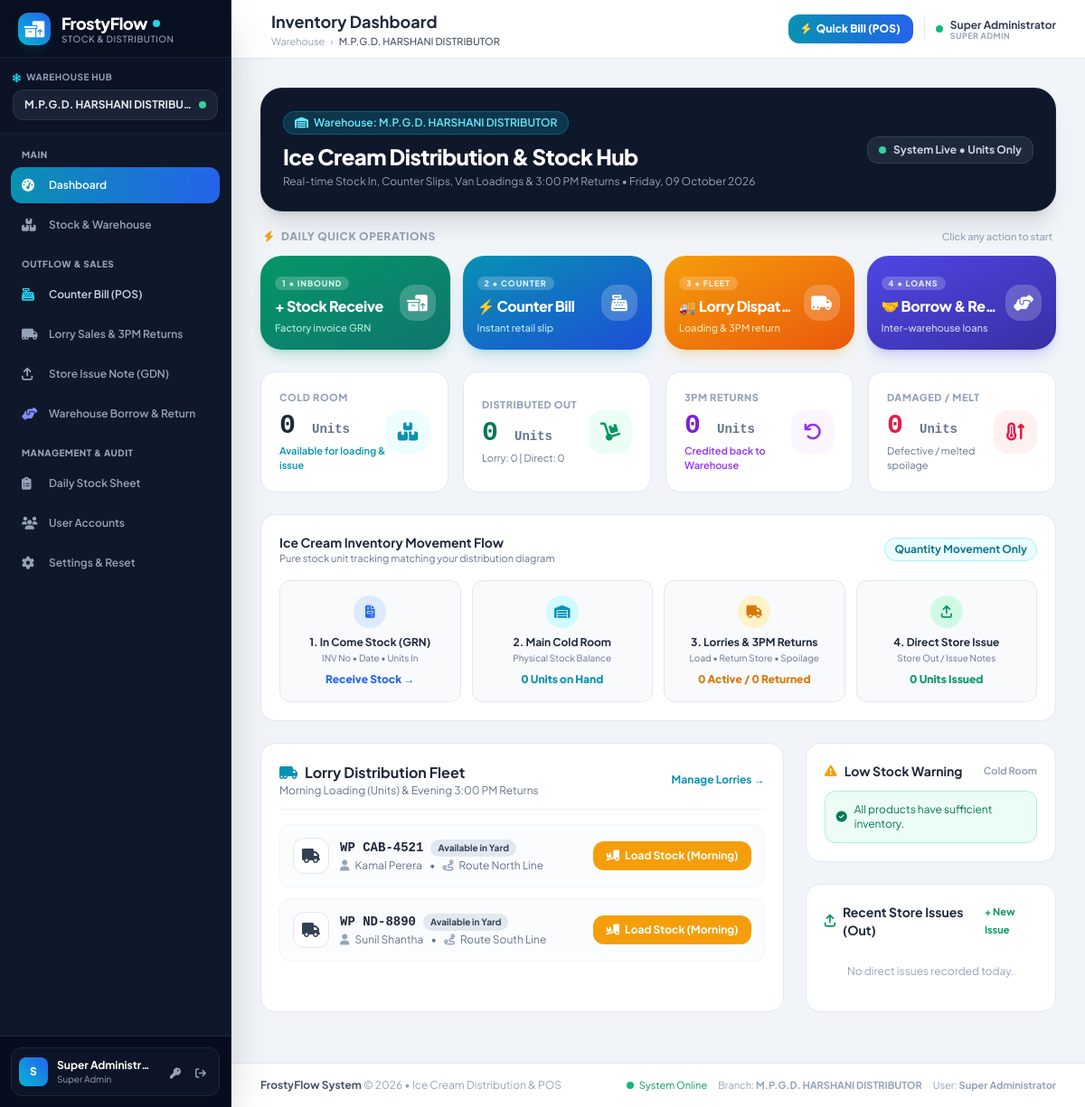
/dashboard.php (signed in), run on the app's committed database.
### tables this page shows
CREATE TABLE IF NOT EXISTS `branches` (
    `id` INT AUTO_INCREMENT PRIMARY KEY,
    `name` VARCHAR(100) NOT NULL,
    `code` VARCHAR(20) NOT NULL UNIQUE,
    `address` VARCHAR(255) NULL,
    `phone` VARCHAR(50) NULL,
    `created_at` TIMESTAMP DEFAULT CURRENT_TIMESTAMP
);

CREATE TABLE IF NOT EXISTS `lorries` (
    `id` INT AUTO_INCREMENT PRIMARY KEY,
    `branch_id` INT NOT NULL,
    `plate_no` VARCHAR(50) NOT NULL UNIQUE,
    `driver_name` VARCHAR(100) NOT NULL,
    `contact_no` VARCHAR(50) NULL,
    `route_name` VARCHAR(100) NULL,
    `status` ENUM('available', 'on_route', 'maintenance') DEFAULT 'available',
    `created_at` TIMESTAMP DEFAULT CURRENT_TIMESTAMP
);

### dashboard.php (the view, shortened to what the rows shown need)
<?php
$pageTitle = "Inventory Dashboard";
require_once __DIR__ . '/config/auth.php';
$user = currentUser();
$branchId = $user['branch_id'];
$today = date('Y-m-d');
$stmt = $pdo->prepare("SELECT l.*,
    (SELECT ld.status FROM lorry_dispatches ld WHERE ld.lorry_id = l.id AND ld.dispatch_date = ? ORDER BY ld.id DESC LIMIT 1) as today_status,
    (SELECT ld.id FROM lorry_dispatches ld WHERE ld.lorry_id = l.id AND ld.dispatch_date = ? ORDER BY ld.id DESC LIMIT 1) as active_dispatch_id,
    (SELECT ld.total_loaded_qty FROM lorry_dispatches ld WHERE ld.lorry_id = l.id AND ld.dispatch_date = ? ORDER BY ld.id DESC LIMIT 1) as today_loaded
    FROM lorries l WHERE l.branch_id = ? ORDER BY l.id ASC");
$stmt->execute([$today, $today, $today, $branchId]);
$branchLorries = $stmt->fetchAll();
require_once __DIR__ . '/includes/header.php';
?>
<div class="mb-5 bg-gradient-to-r from-slate-900 via-slate-850 to-slate-900 border border-slate-800 rounded-3xl p-5 sm:p-6 text-white shadow-xl relative overflow-hidden">
    <div class="flex flex-col sm:flex-row sm:items-center sm:justify-between gap-3 relative z-10">
        <div>
            <div class="inline-flex items-center gap-1.5 px-3 py-1 rounded-full bg-cyan-500/20 text-cyan-300 border border-cyan-500/30 text-xs font-semibold mb-2">
                <i class="fa-solid fa-warehouse"></i> Warehouse: <?= htmlspecialchars($user['branch_name']) ?>
            </div>
            <h1 class="text-xl sm:text-2xl font-black tracking-tight text-white">Ice Cream Distribution & Stock Hub</h1>
            <p class="text-slate-400 text-xs mt-1">Real-time Stock In, Counter Slips, Van Loadings & 3:00 PM Returns &bull; <?= date('l, d F Y') ?></p>
        </div>
    </div>
</div>
<div class="mb-6">
    <div class="flex items-center justify-between mb-3 px-1">
        <h2 class="text-xs font-black uppercase tracking-wider text-slate-400 flex items-center">
            <i class="fa-solid fa-bolt text-amber-500 mr-2"></i> Daily Quick Operations
        </h2>
    </div>
</div>
<div class="grid grid-cols-1 lg:grid-cols-3 gap-6 mb-6">
    <div class="lg:col-span-2 bg-white rounded-2xl p-5 border border-slate-200 shadow-xs">
        <div class="space-y-3">
            <?php if (empty($branchLorries)): ?>
                <div class="text-center py-6 text-slate-400 text-xs">No lorries registered yet. Go to Lorries page to register vehicles.</div>
            <?php else: ?>
                <?php foreach ($branchLorries as $lorry): ?>
                    <div class="flex flex-col sm:flex-row sm:items-center justify-between p-3.5 rounded-xl border border-slate-100 hover:border-slate-300 hover:shadow-xs transition-all bg-slate-50/50 gap-3">
                        <div class="flex items-center space-x-3">
                            <div class="w-10 h-10 rounded-xl bg-white border border-slate-200 flex items-center justify-center text-slate-700 shadow-xs">
                                <i class="fa-solid fa-truck text-base"></i>
                            </div>
                            <div>
                                <div class="flex items-center gap-2">
                                    <span class="font-extrabold text-sm text-slate-800 font-mono"><?= htmlspecialchars($lorry['plate_no']) ?></span>
                                    <?php if ($lorry['today_status'] === 'dispatched'): ?>
                                        <span class="px-2 py-0.5 text-[10px] font-bold rounded-full bg-amber-100 text-amber-800 border border-amber-200 flex items-center">
                                            <span class="w-1.5 h-1.5 rounded-full bg-amber-500 mr-1 animate-pulse"></span> On Route (<?= $lorry['today_loaded'] ?> Units)
                                        </span>
                                    <?php elseif ($lorry['today_status'] === 'settled'): ?>
                                        <span class="px-2 py-0.5 text-[10px] font-bold rounded-full bg-emerald-100 text-emerald-800 border border-emerald-200">
                                            <i class="fa-solid fa-check mr-1"></i> Returned & Settled
                                        </span>
                                    <?php else: ?>
                                        <span class="px-2 py-0.5 text-[10px] font-bold rounded-full bg-slate-200 text-slate-700">
                                            Available in Yard
                                        </span>
                                    <?php endif; ?>
                                </div>
                                <div class="text-xs text-slate-500 mt-0.5">
                                    <span><i class="fa-solid fa-user text-slate-400 mr-1"></i> <?= htmlspecialchars($lorry['driver_name']) ?></span>
                                    <span class="mx-1.5">&bull;</span>
                                    <span><i class="fa-solid fa-route text-slate-400 mr-1"></i> <?= htmlspecialchars($lorry['route_name'] ?: 'Distribution Route') ?></span>
                                </div>
                            </div>
                        </div>
                        <div class="flex items-center gap-2 sm:self-center">
                            <?php if ($lorry['today_status'] === 'dispatched'): ?>
                                <a href="lorry.php?action=settle&dispatch_id=<?= $lorry['active_dispatch_id'] ?>" class="px-3.5 py-2 bg-rose-600 hover:bg-rose-700 text-white rounded-xl text-xs font-bold shadow-xs">
                                    <i class="fa-solid fa-clock-rotate-left mr-1"></i> 3:00 PM Returns
                                </a>
                            <?php elseif ($lorry['today_status'] === 'settled'): ?>
                                <a href="lorry.php?view_dispatch=<?= $lorry['active_dispatch_id'] ?>" class="px-3 py-1.5 bg-slate-200 hover:bg-slate-300 text-slate-700 rounded-lg text-xs font-bold">
                                    View Return Sheet
                                </a>
                            <?php else: ?>
                                <a href="lorry.php?action=new_dispatch&lorry_id=<?= $lorry['id'] ?>" class="px-3.5 py-2 bg-amber-500 hover:bg-amber-600 text-white rounded-xl text-xs font-bold shadow-xs">
                                    <i class="fa-solid fa-truck-ramp-box mr-1"></i> Load Stock (Morning)
                                </a>
                            <?php endif; ?>
                        </div>
                    </div>
                <?php endforeach; ?>
            <?php endif; ?>
        </div>
    </div>
</div>
<?php require_once __DIR__ . '/includes/footer.php'; ?>

### includes/header.php (shortened to what the rows shown need)
<?php
require_once __DIR__ . '/../config/auth.php';
$user = currentUser();
if ($user['role'] === 'super_admin') {
    global $pdo;
    $allBranches = $pdo->query("SELECT id, name, code FROM branches ORDER BY id ASC")->fetchAll();
}
?>
<!DOCTYPE html>
<html lang="en">
<head>
    <script src="https://cdn.tailwindcss.com"></script>
    <link rel="stylesheet" href="https://cdnjs.cloudflare.com/ajax/libs/font-awesome/6.4.0/css/all.min.css">
</head>
<body class="bg-slate-100 text-slate-800 min-h-screen flex flex-col antialiased">
    <aside id="mainSidebar" class="fixed inset-y-0 left-0 z-50 w-64 bg-slate-900 text-slate-200 flex flex-col justify-between transition-transform duration-300 transform -translate-x-full md:translate-x-0 shadow-2xl border-r border-slate-800 no-print">
        <div class="flex flex-col flex-1 overflow-hidden">
            <div class="p-3.5 border-b border-slate-800/60 bg-slate-950/20">
                <div class="text-xs font-bold text-slate-200 bg-slate-800/80 px-3 py-2 rounded-xl border border-slate-700/60 truncate flex items-center justify-between">
                    <span class="truncate"><?= htmlspecialchars($user['branch_name'] ?? 'Main Cold Room Hub') ?></span>
                    <span class="w-2 h-2 rounded-full bg-emerald-400 animate-pulse ml-1.5 shrink-0" title="Operational"></span>
                </div>
            </div>
        </div>
    </aside>
    <div class="md:pl-64 flex flex-col flex-1 min-h-screen print-full-width">
        <header class="bg-white border-b border-slate-200 sticky top-0 z-30 shadow-xs no-print">
            <div class="px-4 sm:px-6 lg:px-8 h-16 flex items-center justify-between">
                <div class="flex items-center space-x-3">
                    <div>
                        <h2 class="text-base sm:text-lg font-bold text-slate-800 leading-tight">
                            <?= isset($pageTitle) ? htmlspecialchars($pageTitle) : 'Overview' ?>
                        </h2>
                        <div class="hidden sm:flex items-center space-x-1.5 text-[11px] text-slate-400">
                            <span>Warehouse</span>
                            <span>&rsaquo;</span>
                            <span class="text-slate-600 font-medium"><?= htmlspecialchars($user['branch_name']) ?></span>
                        </div>
                    </div>
                </div>
            </div>
        </header>
        <main class="flex-1 p-4 sm:p-6 lg:p-8 w-full">

### includes/footer.php (shortened to what the rows shown need)
        </main>
        <footer class="bg-white border-t border-slate-200 mt-auto py-4 text-center text-xs text-slate-400 no-print">
            <div class="px-4 sm:px-6 lg:px-8 flex flex-col sm:flex-row justify-between items-center gap-2">
                <div class="flex items-center space-x-3 text-[11px]">
                    <span>Branch: <strong><?= htmlspecialchars($user['branch_name'] ?? 'Main') ?></strong></span>
                </div>
            </div>
        </footer>
    </div>
</body>
</html>

### data on the page
branches: name "M.P.G.D. HARSHANI DISTRIBU…", name "M.P.G.D. HARSHANI DISTRIBUTOR"
lorries: plate_no "WP CAB-4521", driver_name "Kamal Perera", route_name "Route North Line"
lorries: plate_no "WP ND-8890", driver_name "Sunil Shantha", route_name "Route South Line"

### other printed values
substr($user['name'], 0, 1) "S"
$user['name'] "Super Administr…"
str_replace('_', ' ', $user['role']) "Super Admin"
$pageTitle "Inventory Dashboard"
$user['name'] "Super Administrator"
str_replace('_', ' ', $user['role']) "SUPER ADMIN"
$totalStoreStock "0"
$totalDistributedToday "0"
$lorryStats['lorry_delivered_qty'] "0"
$todayDirectIssueQty "0"
$lorryStats['lorry_returned_qty'] "0"
$lorryStats['lorry_damage_qty'] "0"
$lorryStats['on_route'] "0"
$lorryStats['settled'] "0"
